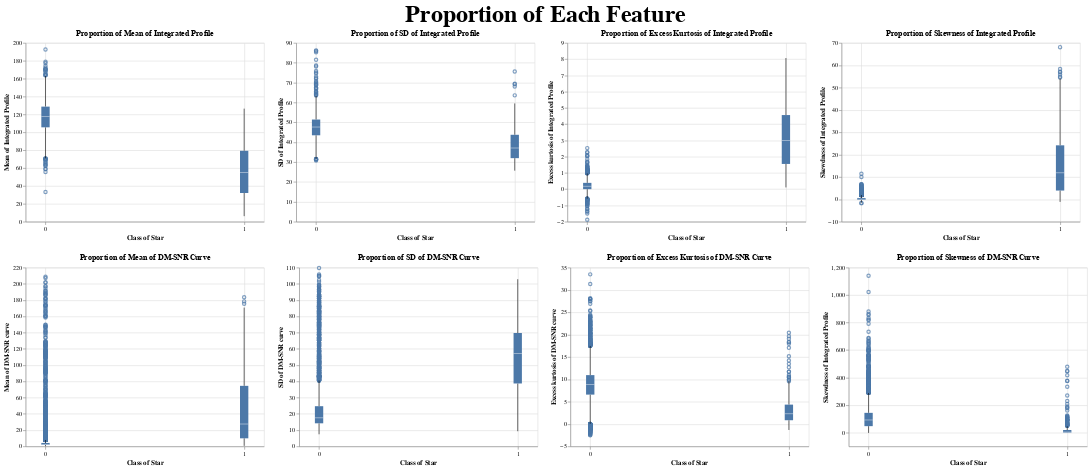

Source (notebook cell):
### Code cell
pulsar_chart_mean_DM_SNR = (alt.Chart(pulsar_training[0:5000])
                .mark_boxplot()
                .encode(
        x=alt.X("class", title ="Class of Star", axis = alt.Axis(format='d', tickCount=1)),
        y=alt.Y("Mean_of_the_DM-SNR_curve", title = "Mean of DM-SNR curve"),
        )
).properties(
    title='Proportion of Mean of DM-SNR Curve'
)
pulsar_chart_SD_DM_SNR = (alt.Chart(pulsar_training[0:5000])
                .mark_boxplot()
                .encode(
        x=alt.X("class", title ="Class of Star", axis = alt.Axis(format='d', tickCount=1)),
        y=alt.Y("SD_of_the_DM-SNR_curve", title = "SD of DM-SNR curve"),
        )
).properties(
    title='Proportion of SD of DM-SNR Curve'
)
pulsar_chart_kurtosis_DM_SNR = (alt.Chart(pulsar_training[0:5000])
                .mark_boxplot()
                .encode(
        x=alt.X("class", title ="Class of Star", axis = alt.Axis(format='d', tickCount=1)),
        y=alt.Y("Excess_kurtosis_of_the_DM-SNR_curve", title = "Excess kurtosis of DM-SNR curve"),
        )
).properties(
    title='Proportion of Excess Kurtosis of DM-SNR Curve'
)
pulsar_chart_skewness_DM_SNR = (alt.Chart(pulsar_training[0:5000])
                .mark_boxplot()
                .encode(
        x=alt.X("class", title ="Class of Star", axis = alt.Axis(format='d', tickCount=1)),
        y=alt.Y("Skewness_of_the_DM-SNR_curve", title = "Skewdness of Integrated Profile"),
        )
).properties(
    title='Proportion of Skewness of DM-SNR Curve'
)
pulsar_chart_DM_SNR = alt.hconcat(pulsar_chart_mean_DM_SNR, pulsar_chart_SD_DM_SNR, pulsar_chart_kurtosis_DM_SNR, pulsar_chart_skewness_DM_SNR)
pulsar_chart = alt.vconcat(pulsar_chart_integrated, pulsar_chart_DM_SNR)
pulsar_chart.properties(title = alt.TitleParams(text = 'Proportion of Each Feature',
                                            fontSize = 40,
                                            anchor='middle')
                        )

### Figure 1 — Vega-Lite specification as saved in the notebook (floating-point values rounded to 4 significant figures; data arrays with more than 128 entries replaced by an {"elided": "..."} marker saying what was removed)
{"config": {"view": {"continuousWidth": 400, "continuousHeight": 300}}, "vconcat": [{"hconcat": [{"data": {"name": "data-c42ca900052fd439dfab6e13f50c5aeb"}, "mark": "boxplot", "encoding": {"x": {"type": "quantitative", "axis": {"format": "d", "tickCount": 1}, "field": "class", "title": "Class of Star"}, "y": {"type": "quantitative", "field": "Mean_of_Integrated_Profile", "title": "Mean of Integrated Profile"}}, "title": "Proportion of Mean of Integrated Profile"}, {"data": {"name": "data-c42ca900052fd439dfab6e13f50c5aeb"}, "mark": "boxplot", "encoding": {"x": {"type": "quantitative", "axis": {"format": "d", "tickCount": 1}, "field": "class", "title": "Class of Star"}, "y": {"type": "quantitative", "field": "SD_of_Integrated_Profile", "title": "SD of Integrated Profile"}}, "title": "Proportion of SD of Integrated Profile"}, {"data": {"name": "data-c42ca900052fd439dfab6e13f50c5aeb"}, "mark": "boxplot", "encoding": {"x": {"type": "quantitative", "axis": {"format": "d", "tickCount": 1}, "field": "class", "title": "Class of Star"}, "y": {"type": "quantitative", "field": "Excess_kurtosis_of_the_integrated_profile", "title": "Excess kurtosis of Integrated Profile"}}, "title": "Proportion of Excess Kurtosis of Integrated Profile"}, {"data": {"name": "data-c42ca900052fd439dfab6e13f50c5aeb"}, "mark": "boxplot", "encoding": {"x": {"type": "quantitative", "axis": {"format": "d", "tickCount": 1}, "field": "class", "title": "Class of Star"}, "y": {"type": "quantitative", "field": "skewness_of_integrated_profile", "title": "Skewdness of Integrated Profile"}}, "title": "Proportion of Skewness of Integrated Profile"}]}, {"hconcat": [{"data": {"name": "data-c42ca900052fd439dfab6e13f50c5aeb"}, "mark": "boxplot", "encoding": {"x": {"type": "quantitative", "axis": {"format": "d", "tickCount": 1}, "field": "class", "title": "Class of Star"}, "y": {"type": "quantitative", "field": "Mean_of_the_DM-SNR_curve", "title": "Mean of DM-SNR curve"}}, "title": "Proportion of Mean of DM-SNR Curve"}, {"data": {"name": "data-c42ca900052fd439dfab6e13f50c5aeb"}, "mark": "boxplot", "encoding": {"x": {"type": "quantitative", "axis": {"format": "d", "tickCount": 1}, "field": "class", "title": "Class of Star"}, "y": {"type": "quantitative", "field": "SD_of_the_DM-SNR_curve", "title": "SD of DM-SNR curve"}}, "title": "Proportion of SD of DM-SNR Curve"}, {"data": {"name": "data-c42ca900052fd439dfab6e13f50c5aeb"}, "mark": "boxplot", "encoding": {"x": {"type": "quantitative", "axis": {"format": "d", "tickCount": 1}, "field": "class", "title": "Class of Star"}, "y": {"type": "quantitative", "field": "Excess_kurtosis_of_the_DM-SNR_curve", "title": "Excess kurtosis of DM-SNR curve"}}, "title": "Proportion of Excess Kurtosis of DM-SNR Curve"}, {"data": {"name": "data-c42ca900052fd439dfab6e13f50c5aeb"}, "mark": "boxplot", "encoding": {"x": {"type": "quantitative", "axis": {"format": "d", "tickCount": 1}, "field": "class", "title": "Class of Star"}, "y": {"type": "quantitative", "field": "Skewness_of_the_DM-SNR_curve", "title": "Skewdness of Integrated Profile"}}, "title": "Proportion of Skewness of DM-SNR Curve"}]}], "title": {"text": "Proportion of Each Feature", "anchor": "middle", "fontSize": 40}, "$schema": "https://vega.github.io/schema/vega-lite/v4.8.1.json", "datasets": {"data-c42ca900052fd439dfab6e13f50c5aeb": {"elided": "5000 records"}}}
